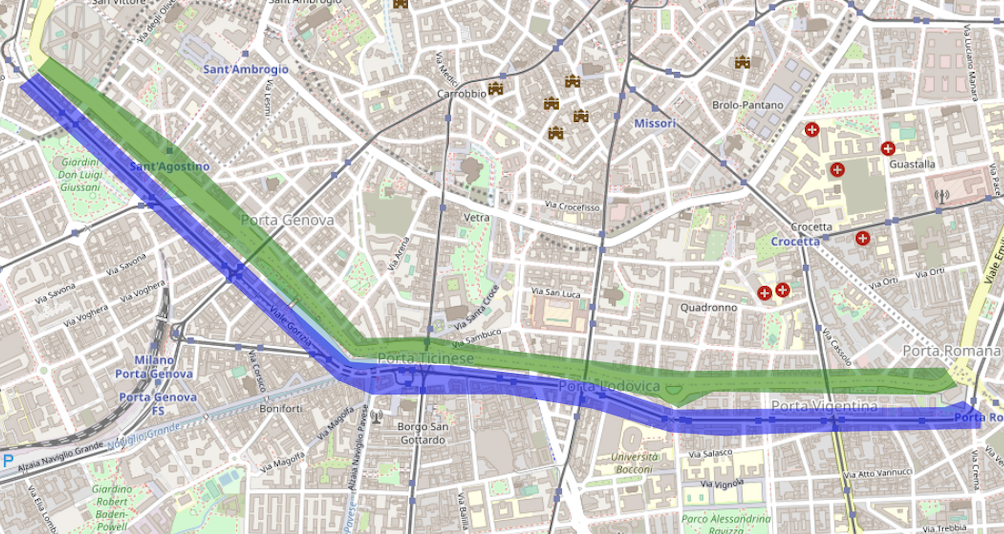

This chart was generated by the following Python code:

import geopandas as gp
import matplotlib.pyplot as plt
import contextily as cx

scale = pow(10, 6)
bounds = [1.020 * scale, 1.025 * scale, 5.690 * scale, 5.696 * scale]

path_incidenti = "dataset/incidenti/inc_strad_milano_2016.geojson"
incidenti = gp.read_file(path_incidenti).to_crs(epsg=3857)

data = gp.read_file("dataset/zone_milano/zone.geojson").to_crs(epsg=3857)

autobus = data[data['name'] == "Navigli Autobus"]
street = data[data['name'] == "Navigli Incidenti"]


providers = {}
def get_providers(provider):
    if "url" in provider:
        providers[provider['name']] = provider
    else:
        for prov in provider.values():
            get_providers(prov)

get_providers(cx.providers)


ax = autobus.plot(alpha=0.5, color='blue', figsize=(11,9))
ax2 = street.plot(ax=ax, alpha=0.5, color='green')
plt.ylim([bounds[2], bounds[3]])
cx.add_basemap(ax=ax2, source=providers['OpenStreetMap.Mapnik'])
plt.axis('off')
plt.show()
